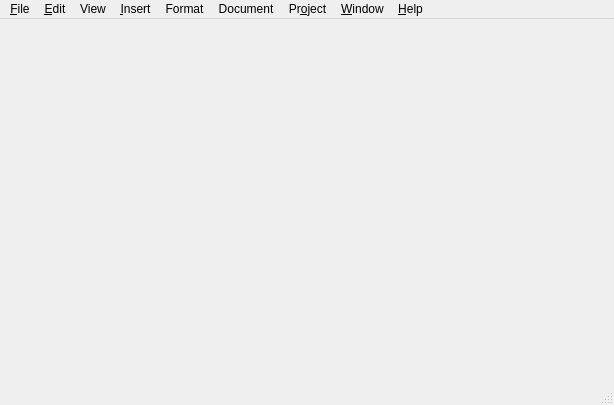
<?xml version="1.0" encoding="UTF-8"?>
<ui version="4.0">
 <class>flareClass</class>
 <widget class="QMainWindow" name="flareClass">
  <property name="geometry">
   <rect>
    <x>0</x>
    <y>0</y>
    <width>614</width>
    <height>405</height>
   </rect>
  </property>
  <property name="mouseTracking">
   <bool>false</bool>
  </property>
  <property name="acceptDrops">
   <bool>true</bool>
  </property>
  <property name="windowTitle">
   <string>Flare Web Builder</string>
  </property>
  <property name="windowIcon">
   <iconset>
    <normaloff>:/flarecore.ico</normaloff>
    <normalon>:/flarecore.ico</normalon>
    <disabledoff>:/flarecore.ico</disabledoff>
    <disabledon>:/flarecore.ico</disabledon>
    <activeoff>:/flarecore.ico</activeoff>
    <activeon>:/flarecore.ico</activeon>
    <selectedoff>:/flarecore.ico</selectedoff>
    <selectedon>:/flarecore.ico</selectedon>:/flarecore.ico</iconset>
  </property>
  <widget class="QWidget" name="centralWidget"/>
  <widget class="QMenuBar" name="menuBar">
   <property name="geometry">
    <rect>
     <x>0</x>
     <y>0</y>
     <width>614</width>
     <height>25</height>
    </rect>
   </property>
   <widget class="QMenu" name="menuFile">
    <property name="title">
     <string>&amp;File</string>
    </property>
    <addaction name="actionNew"/>
    <addaction name="actionOpen"/>
    <addaction name="actionRecent_Files"/>
    <addaction name="actionRecent_Projects"/>
    <addaction name="separator"/>
    <addaction name="actionSave"/>
    <addaction name="actionSave_As"/>
    <addaction name="actionSave_All"/>
    <addaction name="actionPrint"/>
    <addaction name="actionExit"/>
   </widget>
   <widget class="QMenu" name="menuEdit">
    <property name="title">
     <string>&amp;Edit</string>
    </property>
    <addaction name="actionUndo"/>
    <addaction name="actionRedo"/>
    <addaction name="actionCut"/>
    <addaction name="actionCopy"/>
    <addaction name="actionPaste"/>
    <addaction name="actionSelect_All"/>
    <addaction name="actionFind"/>
    <addaction name="actionFind_Next"/>
    <addaction name="separator"/>
    <addaction name="actionPreferences"/>
   </widget>
   <widget class="QMenu" name="menuInsert">
    <property name="title">
     <string>&amp;Insert</string>
    </property>
    <widget class="QMenu" name="menuForm_Elements">
     <property name="title">
      <string>Form Elements</string>
     </property>
     <property name="icon">
      <iconset>
       <normaloff>:/form.png</normaloff>:/form.png</iconset>
     </property>
     <addaction name="actionText_Field"/>
     <addaction name="actionPassword"/>
     <addaction name="actionText_Area"/>
     <addaction name="actionRadio_Button"/>
     <addaction name="actionCheck_Box"/>
     <addaction name="actionSelectMenu"/>
     <addaction name="actionButton"/>
     <addaction name="actionSubmit"/>
     <addaction name="separator"/>
     <addaction name="separator"/>
     <addaction name="actionRadion_Button_Group"/>
     <addaction name="actionCheck_Box_Group"/>
    </widget>
    <widget class="QMenu" name="menuForm_Templates">
     <property name="title">
      <string>Form Templates</string>
     </property>
     <property name="icon">
      <iconset>
       <normaloff>:/form.png</normaloff>:/form.png</iconset>
     </property>
     <addaction name="actionRegistration_Form"/>
     <addaction name="actionComment_Form"/>
     <addaction name="actionLogin_Form"/>
     <addaction name="actionSearch_Form"/>
     <addaction name="actionMailing_List_Optin_Form"/>
    </widget>
    <widget class="QMenu" name="menuUI_Elements">
     <property name="title">
      <string>UI Elements</string>
     </property>
     <property name="icon">
      <iconset>
       <normaloff>icons/emblem-special.png</normaloff>icons/emblem-special.png</iconset>
     </property>
     <addaction name="actionAccordion"/>
     <addaction name="actionTabs"/>
     <addaction name="separator"/>
     <addaction name="actionModal_Dialog"/>
    </widget>
    <widget class="QMenu" name="menuPage_Head">
     <property name="enabled">
      <bool>false</bool>
     </property>
     <property name="title">
      <string>Page Head </string>
     </property>
     <addaction name="actionMeta_Description"/>
     <addaction name="actionRefresh"/>
     <addaction name="actionMeta_Keywords"/>
     <addaction name="actionBase_Directory"/>
     <addaction name="actionLink_2"/>
    </widget>
    <widget class="QMenu" name="menuAdvanced_Form_Elements">
     <property name="title">
      <string>Extra Form Elements</string>
     </property>
     <addaction name="actionDate_Picker"/>
     <addaction name="actionRange_Selector"/>
    </widget>
    <addaction name="menuForm_Elements"/>
    <addaction name="menuAdvanced_Form_Elements"/>
    <addaction name="menuForm_Templates"/>
    <addaction name="menuUI_Elements"/>
    <addaction name="actionTable"/>
    <addaction name="actionLink"/>
    <addaction name="actionImage"/>
    <addaction name="actionNamed_Anchor"/>
    <addaction name="menuPage_Head"/>
    <addaction name="actionFlash"/>
    <addaction name="actionJava_Applet"/>
    <addaction name="actionSpecial_Character"/>
    <addaction name="separator"/>
   </widget>
   <widget class="QMenu" name="menuSelect">
    <property name="title">
     <string>Format</string>
    </property>
    <addaction name="actionMake_Resizable"/>
    <addaction name="actionMake_Draggable"/>
    <addaction name="actionMake_Hidable"/>
    <addaction name="separator"/>
    <addaction name="actionBold"/>
    <addaction name="actionItalic"/>
    <addaction name="actionUnderline"/>
    <addaction name="actionSubscript"/>
    <addaction name="actionSuperscript"/>
    <addaction name="separator"/>
    <addaction name="actionBulleted_List"/>
    <addaction name="actionNumbered_List"/>
    <addaction name="separator"/>
    <addaction name="actionIndent"/>
    <addaction name="actionOutdent"/>
    <addaction name="separator"/>
   </widget>
   <widget class="QMenu" name="menuProject">
    <property name="title">
     <string>Pr&amp;oject</string>
    </property>
    <addaction name="actionNew_Project"/>
    <addaction name="actionManage_Project"/>
    <addaction name="actionSwitch_Project"/>
    <addaction name="separator"/>
    <addaction name="actionPublish_Project"/>
   </widget>
   <widget class="QMenu" name="menuWindow">
    <property name="title">
     <string>&amp;Window</string>
    </property>
    <addaction name="actionClose"/>
    <addaction name="actionClose_All"/>
    <addaction name="actionNext_Window"/>
    <addaction name="actionPrevious_Window"/>
    <addaction name="separator"/>
    <addaction name="actionCascade_Windows"/>
    <addaction name="actionNew_Window_2"/>
   </widget>
   <widget class="QMenu" name="menuHelp">
    <property name="title">
     <string>&amp;Help</string>
    </property>
    <addaction name="actionHelp_Contents"/>
    <addaction name="separator"/>
    <addaction name="actionAbout"/>
   </widget>
   <widget class="QMenu" name="menuPage">
    <property name="title">
     <string>Document</string>
    </property>
    <addaction name="actionCompile"/>
    <addaction name="separator"/>
    <addaction name="actionProperties"/>
   </widget>
   <widget class="QMenu" name="menuView">
    <property name="title">
     <string>View</string>
    </property>
    <addaction name="actionPreview"/>
    <addaction name="actionDesign"/>
    <addaction name="actionCode"/>
    <addaction name="separator"/>
   </widget>
   <addaction name="menuFile"/>
   <addaction name="menuEdit"/>
   <addaction name="menuView"/>
   <addaction name="menuInsert"/>
   <addaction name="menuSelect"/>
   <addaction name="menuPage"/>
   <addaction name="menuProject"/>
   <addaction name="menuWindow"/>
   <addaction name="menuHelp"/>
  </widget>
  <widget class="QStatusBar" name="statusBar"/>
  <action name="actionOpen">
   <property name="icon">
    <iconset>
     <normaloff>:/open.png</normaloff>:/open.png</iconset>
   </property>
   <property name="text">
    <string>&amp;Open</string>
   </property>
   <property name="shortcut">
    <string>Ctrl+O</string>
   </property>
  </action>
  <action name="actionSave">
   <property name="icon">
    <iconset>
     <normaloff>:/save.png</normaloff>:/save.png</iconset>
   </property>
   <property name="text">
    <string>&amp;Save</string>
   </property>
   <property name="shortcut">
    <string>Ctrl+S</string>
   </property>
  </action>
  <action name="actionSave_As">
   <property name="icon">
    <iconset>
     <normaloff>:/saveas.png</normaloff>:/saveas.png</iconset>
   </property>
   <property name="text">
    <string>Save &amp;As</string>
   </property>
   <property name="shortcut">
    <string>Ctrl+Shift+S</string>
   </property>
  </action>
  <action name="actionExit">
   <property name="icon">
    <iconset>
     <normaloff>:/exit.png</normaloff>:/exit.png</iconset>
   </property>
   <property name="text">
    <string>E&amp;xit</string>
   </property>
  </action>
  <action name="actionClose">
   <property name="icon">
    <iconset>
     <normaloff>:/close.png</normaloff>:/close.png</iconset>
   </property>
   <property name="text">
    <string>&amp;Close</string>
   </property>
   <property name="shortcut">
    <string>Ctrl+W</string>
   </property>
  </action>
  <action name="actionClose_All">
   <property name="icon">
    <iconset>
     <normaloff>:/closeall.png</normaloff>:/closeall.png</iconset>
   </property>
   <property name="text">
    <string>Clos&amp;e All</string>
   </property>
  </action>
  <action name="actionUndo">
   <property name="icon">
    <iconset>
     <normaloff>:/undo.png</normaloff>:/undo.png</iconset>
   </property>
   <property name="text">
    <string>&amp;Undo</string>
   </property>
   <property name="shortcut">
    <string>Ctrl+Z</string>
   </property>
  </action>
  <action name="actionRedo">
   <property name="icon">
    <iconset>
     <normaloff>:/redo.png</normaloff>:/redo.png</iconset>
   </property>
   <property name="text">
    <string>&amp;Redo</string>
   </property>
   <property name="shortcut">
    <string>Ctrl+Y</string>
   </property>
  </action>
  <action name="actionCut">
   <property name="icon">
    <iconset>
     <normaloff>:/cut.png</normaloff>:/cut.png</iconset>
   </property>
   <property name="text">
    <string>Cu&amp;t</string>
   </property>
   <property name="shortcut">
    <string>Ctrl+X</string>
   </property>
  </action>
  <action name="actionCopy">
   <property name="icon">
    <iconset>
     <normaloff>:/copy.png</normaloff>:/copy.png</iconset>
   </property>
   <property name="text">
    <string>&amp;Copy</string>
   </property>
   <property name="shortcut">
    <string>Ctrl+C</string>
   </property>
  </action>
  <action name="actionPaste">
   <property name="icon">
    <iconset>
     <normaloff>:/paste.png</normaloff>:/paste.png</iconset>
   </property>
   <property name="text">
    <string>&amp;Paste</string>
   </property>
   <property name="shortcut">
    <string>Ctrl+V</string>
   </property>
  </action>
  <action name="actionPaste_Special">
   <property name="text">
    <string>Paste Special</string>
   </property>
  </action>
  <action name="actionFind">
   <property name="icon">
    <iconset>
     <normaloff>:/find.png</normaloff>:/find.png</iconset>
   </property>
   <property name="text">
    <string>&amp;Find And Replace</string>
   </property>
   <property name="shortcut">
    <string>Ctrl+F</string>
   </property>
  </action>
  <action name="actionFind_Next">
   <property name="icon">
    <iconset>
     <normaloff>:/next.png</normaloff>:/next.png</iconset>
   </property>
   <property name="text">
    <string>Find &amp;Next</string>
   </property>
   <property name="shortcut">
    <string>F3</string>
   </property>
  </action>
  <action name="actionGo_To_Line">
   <property name="text">
    <string>&amp;Go To Line</string>
   </property>
   <property name="shortcut">
    <string>Ctrl+G</string>
   </property>
  </action>
  <action name="actionShow_Code_Hint">
   <property name="text">
    <string>Show Code &amp;Hint</string>
   </property>
   <property name="shortcut">
    <string>Ctrl+Space</string>
   </property>
  </action>
  <action name="actionIndent_Code">
   <property name="text">
    <string>&amp;Indent Code.</string>
   </property>
   <property name="shortcut">
    <string>Ctrl+Right</string>
   </property>
  </action>
  <action name="actionOutdent_Code">
   <property name="text">
    <string>&amp;Outdent Code</string>
   </property>
   <property name="shortcut">
    <string>Ctrl+Left</string>
   </property>
  </action>
  <action name="actionPreferences">
   <property name="icon">
    <iconset>
     <normaloff>:/settings.png</normaloff>:/settings.png</iconset>
   </property>
   <property name="text">
    <string>Pre&amp;ferences</string>
   </property>
  </action>
  <action name="actionAJAX">
   <property name="text">
    <string>AJAX</string>
   </property>
  </action>
  <action name="actionSocial_Media">
   <property name="text">
    <string>Social Media</string>
   </property>
  </action>
  <action name="actionServer_Elements">
   <property name="text">
    <string>Server Elements</string>
   </property>
  </action>
  <action name="actionMake_Resizable">
   <property name="enabled">
    <bool>false</bool>
   </property>
   <property name="icon">
    <iconset>
     <normaloff>:/resize.png</normaloff>:/resize.png</iconset>
   </property>
   <property name="text">
    <string>Make Resizable</string>
   </property>
  </action>
  <action name="actionMake_Hidable">
   <property name="enabled">
    <bool>false</bool>
   </property>
   <property name="icon">
    <iconset>
     <normaloff>:/hide.png</normaloff>:/hide.png</iconset>
   </property>
   <property name="text">
    <string>Make Hidable</string>
   </property>
  </action>
  <action name="actionProperties">
   <property name="enabled">
    <bool>false</bool>
   </property>
   <property name="icon">
    <iconset>
     <normaloff>icons/document-properties.png</normaloff>icons/document-properties.png</iconset>
   </property>
   <property name="text">
    <string>Properties</string>
   </property>
  </action>
  <action name="actionProperties_2">
   <property name="text">
    <string>Properties</string>
   </property>
  </action>
  <action name="actionSpell_Check">
   <property name="text">
    <string>Spell Check</string>
   </property>
  </action>
  <action name="actionNew_Project">
   <property name="icon">
    <iconset>
     <normaloff>:/createproject.png</normaloff>:/createproject.png</iconset>
   </property>
   <property name="text">
    <string>New Project</string>
   </property>
  </action>
  <action name="actionManage_Project">
   <property name="text">
    <string>Manage Project</string>
   </property>
  </action>
  <action name="actionSwitch_Project">
   <property name="icon">
    <iconset>
     <normaloff>:/switch project.png</normaloff>:/switch project.png</iconset>
   </property>
   <property name="text">
    <string>Switch Project</string>
   </property>
  </action>
  <action name="actionAbout">
   <property name="icon">
    <iconset>
     <normaloff>:/about.png</normaloff>:/about.png</iconset>
   </property>
   <property name="text">
    <string>About</string>
   </property>
  </action>
  <action name="actionHelp_Contents">
   <property name="icon">
    <iconset>
     <normaloff>:/help.png</normaloff>:/help.png</iconset>
   </property>
   <property name="text">
    <string>Help Contents</string>
   </property>
  </action>
  <action name="actionHTML">
   <property name="text">
    <string>HTML Page</string>
   </property>
  </action>
  <action name="actionCSS">
   <property name="text">
    <string>CSS File</string>
   </property>
  </action>
  <action name="actionJS">
   <property name="text">
    <string>Javascript Script</string>
   </property>
  </action>
  <action name="actionPHP">
   <property name="text">
    <string>PHP File</string>
   </property>
  </action>
  <action name="actionText_Field">
   <property name="icon">
    <iconset>
     <normaloff>:/textfield.png</normaloff>:/textfield.png</iconset>
   </property>
   <property name="text">
    <string>Text Field</string>
   </property>
  </action>
  <action name="actionText_Area">
   <property name="text">
    <string>Text Area</string>
   </property>
  </action>
  <action name="actionSelectMenu">
   <property name="text">
    <string>Select Menu</string>
   </property>
  </action>
  <action name="actionRadio_Button">
   <property name="text">
    <string>Radio Button</string>
   </property>
  </action>
  <action name="actionCheck_Box">
   <property name="icon">
    <iconset>
     <normaloff>:/clean.png</normaloff>:/clean.png</iconset>
   </property>
   <property name="text">
    <string>Check Box</string>
   </property>
  </action>
  <action name="actionButton">
   <property name="text">
    <string>Button</string>
   </property>
  </action>
  <action name="actionSubmit">
   <property name="text">
    <string>Submit Button</string>
   </property>
  </action>
  <action name="actionRegistration_Form">
   <property name="icon">
    <iconset>
     <normaloff>:/edit.png</normaloff>:/edit.png</iconset>
   </property>
   <property name="text">
    <string>Registration Form</string>
   </property>
  </action>
  <action name="actionComment_Form">
   <property name="icon">
    <iconset>
     <normaloff>:/comments.png</normaloff>:/comments.png</iconset>
   </property>
   <property name="text">
    <string>Comment Form</string>
   </property>
  </action>
  <action name="actionLogin_Form">
   <property name="icon">
    <iconset>
     <normaloff>:/preferences-system-login.png</normaloff>:/preferences-system-login.png</iconset>
   </property>
   <property name="text">
    <string>Login Form</string>
   </property>
  </action>
  <action name="actionSearch_Form">
   <property name="icon">
    <iconset>
     <normaloff>:/find.png</normaloff>:/find.png</iconset>
   </property>
   <property name="text">
    <string>Search Form</string>
   </property>
  </action>
  <action name="actionAccordion">
   <property name="icon">
    <iconset>
     <normaloff>:/special.png</normaloff>:/special.png</iconset>
   </property>
   <property name="text">
    <string>Accordion</string>
   </property>
  </action>
  <action name="actionTabs">
   <property name="icon">
    <iconset>
     <normaloff>:/newtabpng</normaloff>:/newtabpng</iconset>
   </property>
   <property name="text">
    <string>Tabs</string>
   </property>
  </action>
  <action name="actionAttach_jQuery">
   <property name="icon">
    <iconset>
     <normaloff>:/addscript.png</normaloff>:/addscript.png</iconset>
   </property>
   <property name="text">
    <string>Attach jQuery</string>
   </property>
  </action>
  <action name="actionAttach_Prototype">
   <property name="icon">
    <iconset>
     <normaloff>:/addscript.png</normaloff>:/addscript.png</iconset>
   </property>
   <property name="text">
    <string>Attach Prototype</string>
   </property>
  </action>
  <action name="actionSave_All">
   <property name="icon">
    <iconset>
     <normaloff>:/saveall.png</normaloff>:/saveall.png</iconset>
   </property>
   <property name="text">
    <string>Save Al&amp;l</string>
   </property>
  </action>
  <action name="actionRecent_Files">
   <property name="icon">
    <iconset>
     <normaloff>:/openrecent.png</normaloff>:/openrecent.png</iconset>
   </property>
   <property name="text">
    <string>&amp;Recent Files</string>
   </property>
  </action>
  <action name="actionRecent_Projects">
   <property name="icon">
    <iconset>
     <normaloff>:/recentdocuments.png</normaloff>:/recentdocuments.png</iconset>
   </property>
   <property name="text">
    <string>Recent &amp;Projects</string>
   </property>
  </action>
  <action name="actionPrint">
   <property name="icon">
    <iconset>
     <normaloff>:/printer.png</normaloff>:/printer.png</iconset>
   </property>
   <property name="text">
    <string>&amp;Print..</string>
   </property>
  </action>
  <action name="actionAttach_Dojo">
   <property name="icon">
    <iconset>
     <normaloff>:/addscript.png</normaloff>:/addscript.png</iconset>
   </property>
   <property name="text">
    <string>Attach Dojo</string>
   </property>
  </action>
  <action name="actionSelect_All">
   <property name="icon">
    <iconset>
     <normaloff>:/selectall.png</normaloff>:/selectall.png</iconset>
   </property>
   <property name="text">
    <string>Select All</string>
   </property>
   <property name="shortcut">
    <string>Ctrl+A</string>
   </property>
  </action>
  <action name="actionFind_Previous">
   <property name="text">
    <string>Find Previous</string>
   </property>
  </action>
  <action name="actionNext_Window">
   <property name="icon">
    <iconset>
     <normaloff>:/next.png</normaloff>:/next.png</iconset>
   </property>
   <property name="text">
    <string>Next Window</string>
   </property>
  </action>
  <action name="actionPrevious_Window">
   <property name="icon">
    <iconset>
     <normaloff>:/previous.png</normaloff>:/previous.png</iconset>
   </property>
   <property name="text">
    <string>Previous Window</string>
   </property>
  </action>
  <action name="actionNew">
   <property name="icon">
    <iconset>
     <normaloff>:/new.png</normaloff>:/new.png</iconset>
   </property>
   <property name="text">
    <string>New</string>
   </property>
   <property name="shortcut">
    <string>Ctrl+N</string>
   </property>
  </action>
  <action name="actionPublish_Project">
   <property name="enabled">
    <bool>false</bool>
   </property>
   <property name="icon">
    <iconset>
     <normaloff>:/upload.png</normaloff>:/upload.png</iconset>
   </property>
   <property name="text">
    <string>Publish Project</string>
   </property>
  </action>
  <action name="actionTable_Templates">
   <property name="icon">
    <iconset>
     <normaloff>icons/template_source.png</normaloff>icons/template_source.png</iconset>
   </property>
   <property name="text">
    <string>Table Templates</string>
   </property>
  </action>
  <action name="actionLink">
   <property name="icon">
    <iconset>
     <normaloff>:/link.png</normaloff>:/link.png</iconset>
   </property>
   <property name="text">
    <string>Link</string>
   </property>
  </action>
  <action name="actionNamed_Anchor">
   <property name="icon">
    <iconset>
     <normaloff>:/anchor.png</normaloff>:/anchor.png</iconset>
   </property>
   <property name="text">
    <string>Named Anchor</string>
   </property>
  </action>
  <action name="actionMeta_Description">
   <property name="enabled">
    <bool>false</bool>
   </property>
   <property name="text">
    <string>Meta Description</string>
   </property>
  </action>
  <action name="actionRefresh">
   <property name="enabled">
    <bool>false</bool>
   </property>
   <property name="text">
    <string>Refresh/Redirect</string>
   </property>
  </action>
  <action name="actionMeta_Keywords">
   <property name="text">
    <string>Meta Keywords</string>
   </property>
  </action>
  <action name="actionBase_Directory">
   <property name="text">
    <string>Base</string>
   </property>
  </action>
  <action name="actionLink_2">
   <property name="text">
    <string>Link</string>
   </property>
  </action>
  <action name="actionBold">
   <property name="icon">
    <iconset>
     <normaloff>:/bold.png</normaloff>:/bold.png</iconset>
   </property>
   <property name="text">
    <string>Bold</string>
   </property>
  </action>
  <action name="actionItalic">
   <property name="icon">
    <iconset>
     <normaloff>:/italic.png</normaloff>:/italic.png</iconset>
   </property>
   <property name="text">
    <string>Italic</string>
   </property>
  </action>
  <action name="actionUnderline">
   <property name="icon">
    <iconset>
     <normaloff>:/underline.png</normaloff>:/underline.png</iconset>
   </property>
   <property name="text">
    <string>Underline</string>
   </property>
  </action>
  <action name="actionSubscript">
   <property name="icon">
    <iconset>
     <normaloff>:/subscript.png</normaloff>:/subscript.png</iconset>
   </property>
   <property name="text">
    <string>Subscript</string>
   </property>
  </action>
  <action name="actionSuperscript">
   <property name="icon">
    <iconset>
     <normaloff>:/superscript.png</normaloff>:/superscript.png</iconset>
   </property>
   <property name="text">
    <string>Superscript</string>
   </property>
  </action>
  <action name="actionBulleted_List">
   <property name="icon">
    <iconset>
     <normaloff>:/listbullets.png</normaloff>:/listbullets.png</iconset>
   </property>
   <property name="text">
    <string>Bulleted List</string>
   </property>
  </action>
  <action name="actionNumbered_List">
   <property name="icon">
    <iconset>
     <normaloff>:/listnumbers.png</normaloff>:/listnumbers.png</iconset>
   </property>
   <property name="text">
    <string>Numbered List</string>
   </property>
  </action>
  <action name="actionIndent">
   <property name="icon">
    <iconset>
     <normaloff>:/increaseindent.png</normaloff>:/increaseindent.png</iconset>
   </property>
   <property name="text">
    <string>Increase Indent</string>
   </property>
  </action>
  <action name="actionOutdent">
   <property name="icon">
    <iconset>
     <normaloff>:/decreaseindent.png</normaloff>:/decreaseindent.png</iconset>
   </property>
   <property name="text">
    <string>Decrease Indent</string>
   </property>
  </action>
  <action name="actionCascade_Windows">
   <property name="icon">
    <iconset>
     <normaloff>:/cascade.png</normaloff>:/cascade.png</iconset>
   </property>
   <property name="text">
    <string>Cascade Windows</string>
   </property>
  </action>
  <action name="actionMake_Draggable">
   <property name="enabled">
    <bool>false</bool>
   </property>
   <property name="icon">
    <iconset>
     <normaloff>:/move.png</normaloff>:/move.png</iconset>
   </property>
   <property name="text">
    <string>Make Draggable</string>
   </property>
  </action>
  <action name="actionNew_Window_2">
   <property name="icon">
    <iconset>
     <normaloff>:/newwindow.png</normaloff>:/newwindow.png</iconset>
   </property>
   <property name="text">
    <string>New Window</string>
   </property>
  </action>
  <action name="actionFlash">
   <property name="icon">
    <iconset>
     <normaloff>:/flash.png</normaloff>:/flash.png</iconset>
   </property>
   <property name="text">
    <string>Flash </string>
   </property>
  </action>
  <action name="actionJava_Applet">
   <property name="icon">
    <iconset>
     <normaloff>:/javaapplet.png</normaloff>:/javaapplet.png</iconset>
   </property>
   <property name="text">
    <string>Java Applet</string>
   </property>
  </action>
  <action name="actionSpecial_Character">
   <property name="icon">
    <iconset>
     <normaloff>:/charactermap.png</normaloff>:/charactermap.png</iconset>
   </property>
   <property name="text">
    <string>Special Character</string>
   </property>
  </action>
  <action name="actionImage">
   <property name="icon">
    <iconset>
     <normaloff>:/image.png</normaloff>:/image.png</iconset>
   </property>
   <property name="text">
    <string>Image</string>
   </property>
  </action>
  <action name="actionProperties_3">
   <property name="text">
    <string>Properties</string>
   </property>
  </action>
  <action name="actionProperties_4">
   <property name="icon">
    <iconset>
     <normaloff>:/properties.png</normaloff>:/properties.png</iconset>
   </property>
   <property name="text">
    <string>Properties</string>
   </property>
  </action>
  <action name="actionClean_HTML">
   <property name="icon">
    <iconset>
     <normaloff>:/clean.png</normaloff>:/clean.png</iconset>
   </property>
   <property name="text">
    <string>Clean HTML</string>
   </property>
  </action>
  <action name="actionFormat_Code">
   <property name="icon">
    <iconset>
     <normaloff>:/left.png</normaloff>:/left.png</iconset>
   </property>
   <property name="text">
    <string>Format Code</string>
   </property>
  </action>
  <action name="actionDate_Picker">
   <property name="icon">
    <iconset>
     <normaloff>icons/emblem-calendar.png</normaloff>icons/emblem-calendar.png</iconset>
   </property>
   <property name="text">
    <string>Date Picker</string>
   </property>
  </action>
  <action name="actionRange_Selector">
   <property name="text">
    <string>Range Selector</string>
   </property>
  </action>
  <action name="actionPassword">
   <property name="icon">
    <iconset>
     <normaloff>:/password_field.png</normaloff>:/password_field.png</iconset>
   </property>
   <property name="text">
    <string>Password</string>
   </property>
  </action>
  <action name="actionRow_Above">
   <property name="text">
    <string>Row Above</string>
   </property>
  </action>
  <action name="actionRow_Below">
   <property name="text">
    <string>Row Below</string>
   </property>
  </action>
  <action name="actionColumn_To_The_Left">
   <property name="text">
    <string>Column To The Left</string>
   </property>
  </action>
  <action name="actionColumn_To_The_Right">
   <property name="text">
    <string>Column To The Right</string>
   </property>
  </action>
  <action name="actionSplit_Column">
   <property name="text">
    <string>Split Column</string>
   </property>
  </action>
  <action name="actionSplit_Row">
   <property name="text">
    <string>Split Row</string>
   </property>
  </action>
  <action name="actionMerge_Cells">
   <property name="icon">
    <iconset>
     <normaloff>:/mergecell.png</normaloff>:/mergecell.png</iconset>
   </property>
   <property name="text">
    <string>Merge Cells</string>
   </property>
  </action>
  <action name="actionDelete_Row">
   <property name="text">
    <string>Delete Row</string>
   </property>
  </action>
  <action name="actionDelete_Column">
   <property name="text">
    <string>Delete Column</string>
   </property>
  </action>
  <action name="actionPreview">
   <property name="icon">
    <iconset>
     <normaloff>:/brush.png</normaloff>:/brush.png</iconset>
   </property>
   <property name="text">
    <string>Preview</string>
   </property>
  </action>
  <action name="actionDesign">
   <property name="icon">
    <iconset>
     <normaloff>:/brush.png</normaloff>:/brush.png</iconset>
   </property>
   <property name="text">
    <string>Design</string>
   </property>
  </action>
  <action name="actionCode">
   <property name="icon">
    <iconset>
     <normaloff>:/code.png</normaloff>:/code.png</iconset>
   </property>
   <property name="text">
    <string>Code</string>
   </property>
  </action>
  <action name="actionCompile">
   <property name="icon">
    <iconset>
     <normaloff>:/run.png</normaloff>:/run.png</iconset>
   </property>
   <property name="text">
    <string>Run</string>
   </property>
  </action>
  <action name="actionRow_Below_2">
   <property name="text">
    <string>Row Below</string>
   </property>
  </action>
  <action name="actionModal_Dialog">
   <property name="icon">
    <iconset>
     <normaloff>:/dialogquestion.png</normaloff>:/dialogquestion.png</iconset>
   </property>
   <property name="text">
    <string>Modal Dialog</string>
   </property>
  </action>
  <action name="actionStandard">
   <property name="text">
    <string>Standard</string>
   </property>
  </action>
  <action name="actionMailing_List_Optin_Form">
   <property name="text">
    <string>Mailing List Optin Form</string>
   </property>
  </action>
  <action name="actionRadion_Button_Group">
   <property name="text">
    <string>Radio Button Group</string>
   </property>
  </action>
  <action name="actionCheck_Box_Group">
   <property name="text">
    <string>Check Box Group</string>
   </property>
  </action>
  <action name="actionTable">
   <property name="icon">
    <iconset>
     <normaloff>:/table.png</normaloff>:/table.png</iconset>
   </property>
   <property name="text">
    <string>Table</string>
   </property>
  </action>
 </widget>
 <layoutdefault spacing="6" margin="11"/>
 <resources/>
 <connections/>
</ui>
